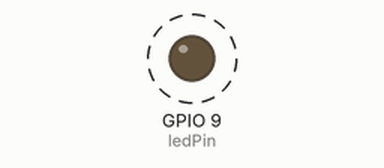
This program was run on a simulated ESP32. On the bench: output pins drawn as LEDs (lit = HIGH). Dashed ring = blinking.

Above: at 0.5 s.
Timing chart, 0 to 4.6 s (numbered marks = the images above):
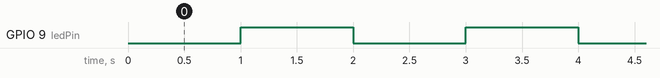

Measured:
- by itself, GPIO 9 (ledPin): alternates HIGH for 1.0 s and LOW for 1.0 s

The program:

main.cpp
```cpp
const int ledPin = 9;
const long interval = 1000; // interval (ms) for LED to blink
unsigned long prevMillis = 0; // stores

bool ledState = LOW; // initially off

void setup() {
    pinMode(ledPin, OUTPUT);
}

void loop() {
    unsigned long currMillis = millis();

    if (currMillis - prevMillis >= interval) {
        prevMillis = currMillis;

        ledState = !ledState; //toggle LED
        digitalWrite(ledPin, ledState);
    }

    /*
        other tasks can be done here since millis() is non-blovking
    */
}
```
